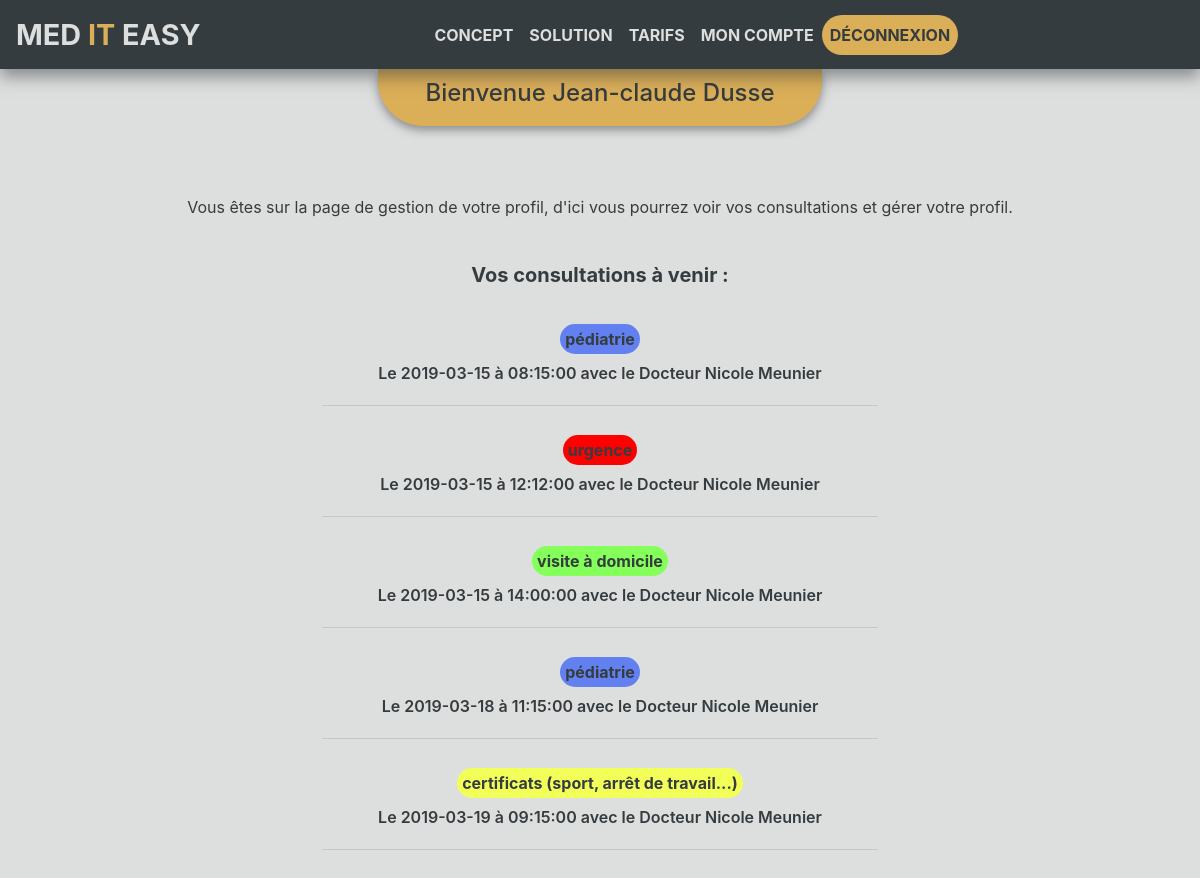
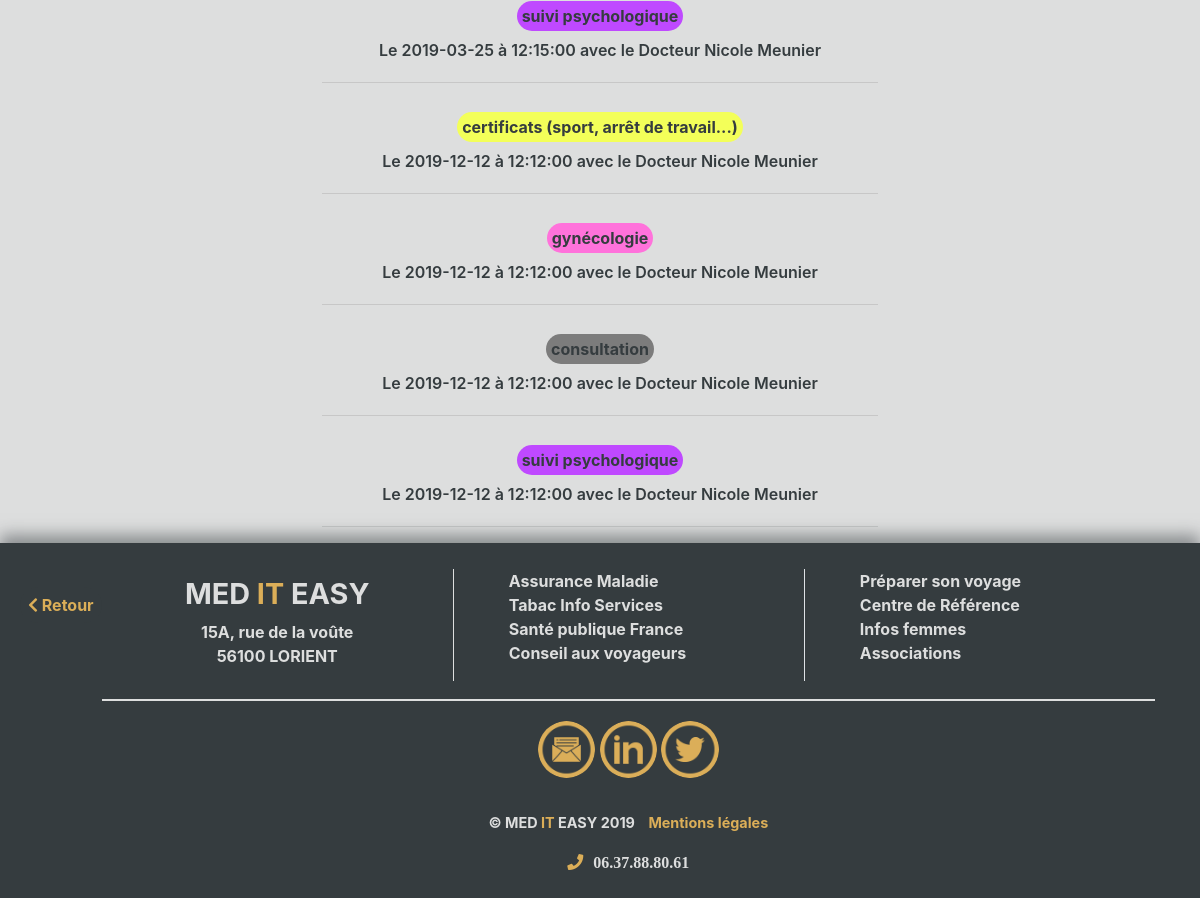
The app's page /fr/liste-de-vos-rdv (signed in) with its own data (2 pictures, top to bottom).
### tables this page shows
CREATE TABLE `events` (
  `id_event` int(11) NOT NULL,
  `start` date NOT NULL,
  `id_type` int(11) NOT NULL,
  `id_patient` int(11) NOT NULL,
  `hour` time NOT NULL
);

CREATE TABLE `typeacte` (
  `id_type` int(11) NOT NULL,
  `description` varchar(60) NOT NULL,
  `dureeConsultation` time NOT NULL,
  `couleur` varchar(60) NOT NULL
);

CREATE TABLE `praticien` (
  `id_praticien` int(11) NOT NULL,
  `praticienPrenom` varchar(60) NOT NULL,
  `praticienNom` varchar(60) NOT NULL,
  `praticienDate` date NOT NULL,
  `praticienEmail` varchar(255) NOT NULL,
  `password_1` varchar(255) NOT NULL,
  `id_spe` int(11) NOT NULL
);

### app/controller/PatientController.php (called while the page is built, shortened)
<?php
class PatientController
{
    private $eventManager;
    public function __construct()
    {
        $this->eventManager = new EventManager;
    }
    public function listingRDV($id_patient)
    {
        $listRdv = $this->eventManager->patientListEvents($id_patient);
        require('app/views/patients/listRdv.php');
    }
}

### index.php (called while the page is built, shortened)
<?php
$app = new App();
$app->run();

### app/model/EventManager.php (called while the page is built, shortened)
<?php
class EventManager extends Manager
{
    public function patientListEvents($id_patient)
    {
        $db = $this->dbConnect();
        $listRdv = $db->prepare('SELECT description, dureeConsultation, couleur, patientNom, patientPrenom, start, hour, praticienNom, praticienPrenom
                                 FROM events
                                 INNER JOIN patient
                                 ON patient.id_patient = events.id_patient
                                 INNER JOIN praticien ON praticien.id_praticien = patient.id_praticien
                                 INNER JOIN typeacte ON typeacte.id_type = events.id_type
                                 WHERE patient.id_patient = :id_patient
                                 ORDER BY start, hour ASC');
        $listRdv->execute(array('id_patient' => $id_patient));
        return $listRdv;
    }
}

### app/views/patients/listRdv.php (the view, shortened to what this page needs)
<div class="container">
    <div class="header_connected">
        <h4>Bienvenue <?= ucfirst($_SESSION['patientPrenom']) . ' ' . ucfirst($_SESSION['patientNom']) ?>
        </h4>
    </div>
    <p class="text-center selectType">Vous êtes sur la page de gestion de votre profil, d'ici vous pourrez voir vos
        consultations et gérer votre profil.</p>
    <div class="row">
        <h5 class="mx-auto  mb-4 frame-title col-lg-12">Vos consultations à venir :</h5>
        <?php while ($data = $listRdv->fetch()): ?>
        <p class="text-center col-lg-12 selectType" style="width: 100%">
            <div class="typeRdv text-center">
                <span id="colorRdv" class="text-center"
                    style="background-color:<?= $data['couleur'] ?>"><?= $data['description'] ?></span>
            </div>
            <div class="concatRdv mx-auto" style="margin-top: 10px;">
                <p class="text-center paragraphList">Le <?= $data['start'] ?>
                    à <?=$data['hour'] ?>
                    avec le Docteur <?= ucfirst($data['praticienPrenom']) ?>
                    <?= ucfirst($data['praticienNom']) ?>
                    <hr style="width: 65%; margin: 0 auto;">
                </p>
            </div>
        <?php endwhile; ?>
    </div>
</div>
<div class="float-left" id="backBtn">
    <a href="fr/retour-sur-votre-profil" class="btnBack p-2"><i class="fas fa-chevron-left"></i> Retour</a>
</div>
<?php require 'app/views/template.php';

### records on screen
events: id_type.description "pédiatrie", start "2019-03-15", hour "08:15:00", praticien.praticienPrenom "Nicole", praticien.praticienNom "Meunier"
events: id_type.description "urgence", start "2019-03-15", hour "12:12:00", praticien.praticienPrenom "Nicole", praticien.praticienNom "Meunier"
events: id_type.description "visite à domicile", start "2019-03-15", hour "14:00:00", praticien.praticienPrenom "Nicole", praticien.praticienNom "Meunier"
events: id_type.description "pédiatrie", start "2019-03-18", hour "11:15:00", praticien.praticienPrenom "Nicole", praticien.praticienNom "Meunier"
events: id_type.description "certificats (sport, arrêt de travail...)", start "2019-03-19", hour "09:15:00", praticien.praticienPrenom "Nicole", praticien.praticienNom "Meunier"
events: id_type.description "suivi psychologique", start "2019-03-25", hour "12:15:00", praticien.praticienPrenom "Nicole", praticien.praticienNom "Meunier"
events: id_type.description "certificats (sport, arrêt de travail...)", start "2019-12-12", hour "12:12:00", praticien.praticienPrenom "Nicole", praticien.praticienNom "Meunier"
events: id_type.description "gynécologie", start "2019-12-12", hour "12:12:00", praticien.praticienPrenom "Nicole", praticien.praticienNom "Meunier"
events: id_type.description "consultation", start "2019-12-12", hour "12:12:00", praticien.praticienPrenom "Nicole", praticien.praticienNom "Meunier"
events: id_type.description "suivi psychologique", start "2019-12-12", hour "12:12:00", praticien.praticienPrenom "Nicole", praticien.praticienNom "Meunier"

### other values on screen
$_SESSION['patientPrenom'] "Jean-claude"
$_SESSION['patientNom'] "Dusse"
